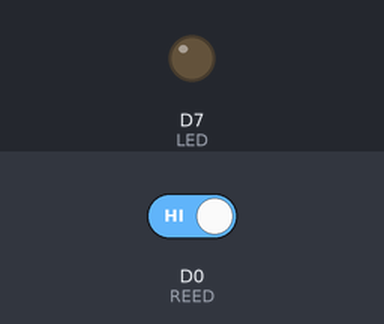
Simulated run of this sketch. Board: Particle Photon. Parts: output pins drawn as LEDs (lit = HIGH). The inputs (shaded band) are chosen by the test bench; at power-on: D0 (REED) HIGH.

Above: at 1.2 s.
1.3 s: D0 (REED) driven LOW
At 2.0 s:
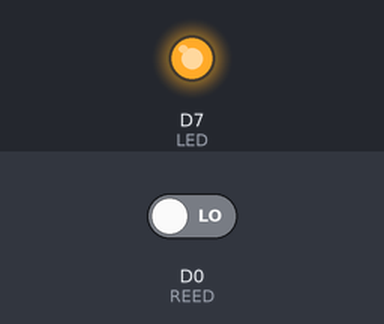
2.8 s: D0 (REED) driven HIGH
At 3.1 s:
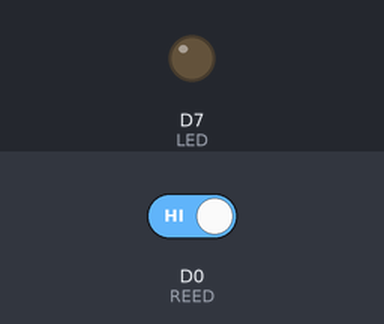
Timing chart, 0 to 5.8 s (numbered marks = the images above; inputs shaded):
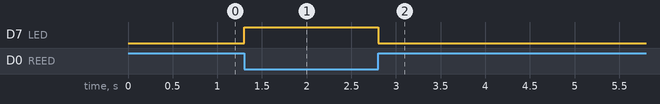

Measured:
- after the input at 1.3 s, D7 (LED): LOW → HIGH at once
- after the input at 2.8 s, D7 (LED): HIGH → LOW at once

The sketch:

particle_ide_code.ino
```cpp
const int REED = D0;
const int LED = D7;

// state = false if door is open
bool state = false;
int val = 0;

void setup() {
	pinMode(REED, INPUT_PULLUP);
	pinMode(LED, OUTPUT);
    val = digitalRead(REED);
    state = val == 0 ? true : false;
}

void loop() {
    val = digitalRead(REED);
    // val is 0 if door is closed, val is 1 if door is open
    if(val == 1 && state == false) {
        state = !state;
        digitalWrite(LED, LOW);
        // Publishing state as False means Door is open.
        Particle.publish("state", "False");

    }
    else if(val == 0 && state == true) {
        state = !state;
        digitalWrite(LED, HIGH);
        // Publishing state as True means Door is closed.
        Particle.publish("state", "True");
    }
}
```
